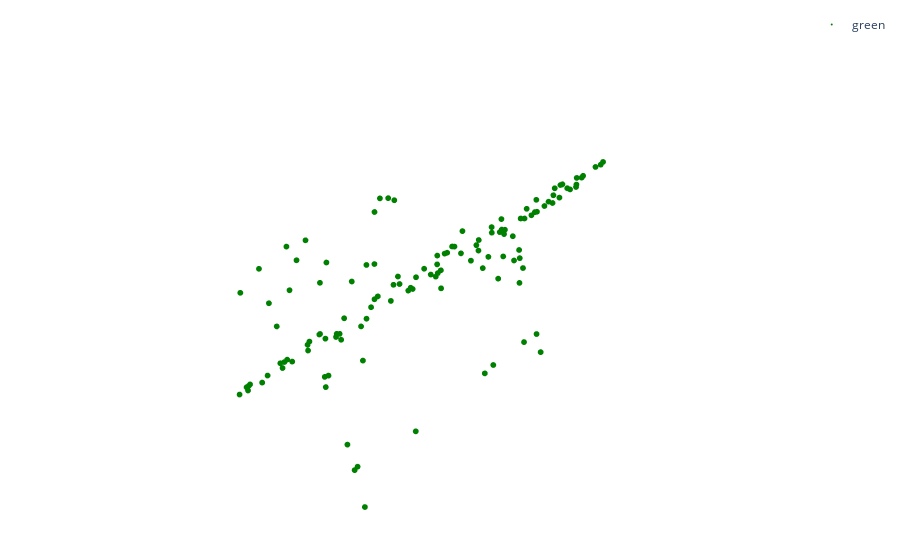

Notebook code for this chart:
### Markdown cell above
# Accessing the data
As ShapeNet is a large dataset, we use a subset of it called ModelNet10. Following cell loads the 3D mesh objects, and samples `n_points` from that mesh.

### Code cell
dataset = "ModelNet10:chair:0001"
points = load_dataset(dataset, n_points=128)
plot_3D_paper([points]).show()
